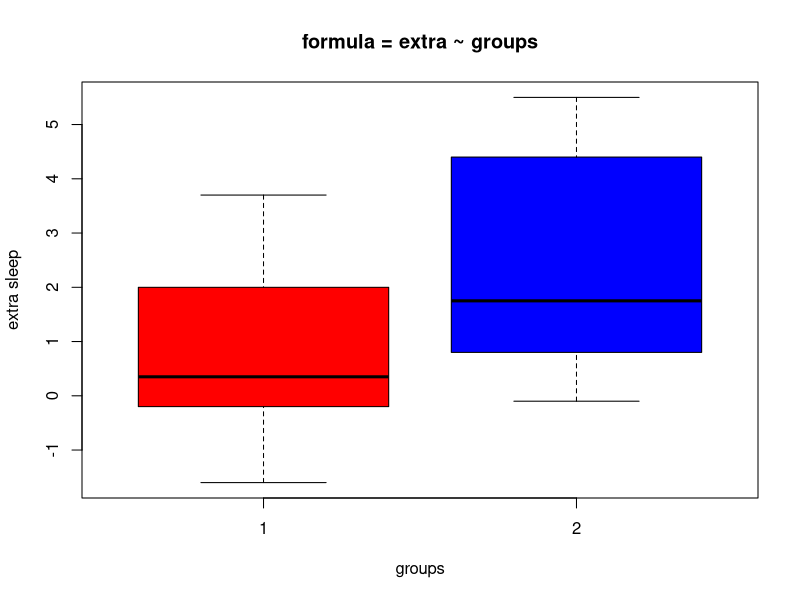

Reproduce this figure in R.
## ---- chunk 1
knitr::opts_chunk$set(echo = TRUE)
## ---- chunk 2
# import R data set 'sleep'
sleep <- sleep
sleep
## ---- chunk 3
boxplot(sleep$extra ~ sleep$group,
        col = c("red", "blue"),
        ylab = 'extra sleep',
        xlab = 'groups',
        main = 'formula = extra ~ groups')

## ---- chunk 4
t.test(x = sleep$extra[sleep$group == 1],
       y = sleep$extra[sleep$group ==2],
       paired = TRUE)
## ---- chunk 5
t.test(x = sleep$extra[sleep$group == 1],
       y = sleep$extra[sleep$group ==2],
       paired = TRUE)
## ---- chunk 6
plants <- PlantGrowth # import dataset with R built function
# show the levels == categpries
levels(plants$group)

## ---- chunk 7
head(plants)
## ---- chunk 8
# Show the levels
levels(plants$group)
